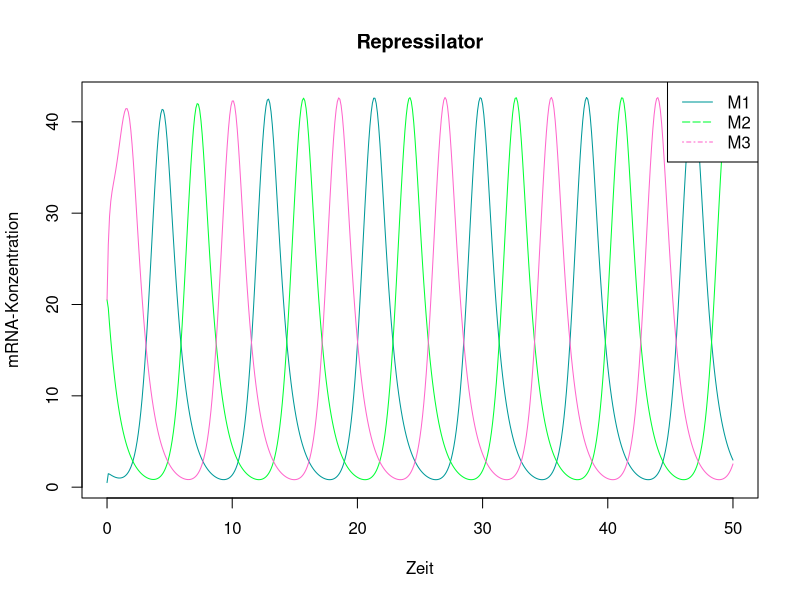
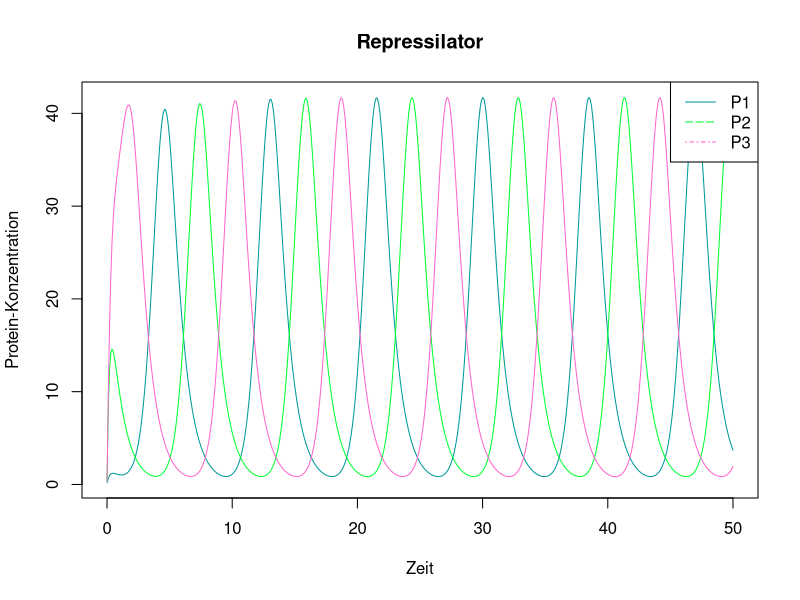
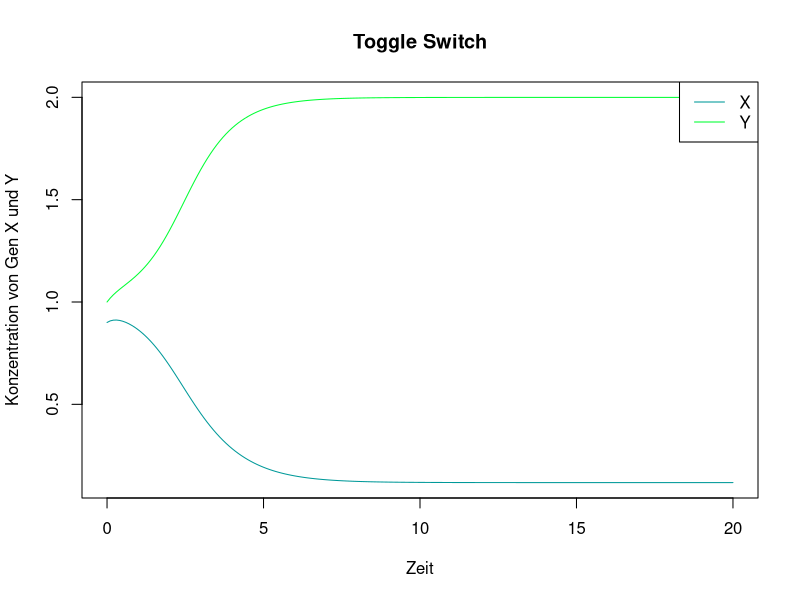
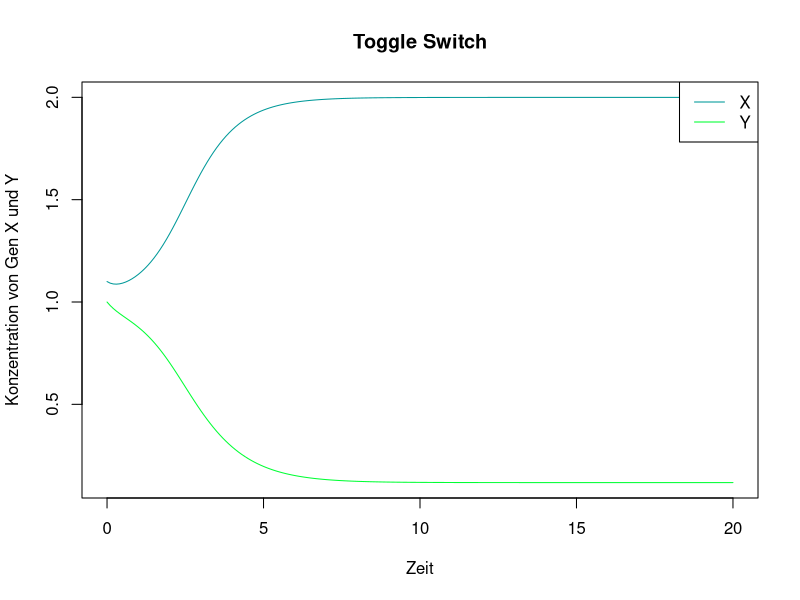

These charts were generated, in order, by the following R code:
library(deSolve)

# REPRESSILATOR
# Definiere Repressilatorfkt mit Konzentration von mRNA und Protein
repressilator <- function(time, state, parameters) {
  with(as.list(c(state, parameters)), {
    dM1 <- s * (-M1 + a/(1 + P2^m))
    dM2 <- s * (-M2 + a/(1 + P3^m))
    dM3 <- s * (-M3 + a/(1 + P1^m))
    dP1 <- s * (b * M1 - y * P1)
    dP2 <- s * (b * M2 - y * P2)
    dP3 <- s * (b * M3 - y * P3)
    return(list(c(dM1, dM2, dM3, dP1, dP2, dP3)))
  })}

# Setze Parameter in Repressilatorgleichungen ein
parameters <- c(a = 100, 
                m = 2, 
                b = 5, 
                y = 5, 
                s = 1)

# Startbedingungen
initial_state <- c(M1 = 0.5, 
                   M2 = 20.5, 
                   M3 = 20.5, 
                   P1 = 0.2, 
                   P2 = 0.45, 
                   P3 = 0.35)

# Zeitintervall
times <- seq(0, 50, by = 0.1)

################################################################################
# Löse gewöhnliche Differentialgleichung
output <- ode(y = initial_state, 
              times = times, 
              func = repressilator, 
              parms = parameters)

# Plot mRNA-Konzentration
matplot(x = output[, "time"], 
        y = output[, c("M1", "M2", "M3")], 
        type = "l", 
        lty = 1, 
        col = c("#009999", "#00FF33", "#FF66CC"), 
        xlab = "Zeit", 
        ylab = "mRNA-Konzentration", 
        main = "Repressilator")
legend("topright", 
       legend = c("M1", "M2", "M3"), 
       col = c("#009999", "#00FF33", "#FF66CC"), 
       lty = c(1, 5, 10))

# Plot Protein-Konzentration
matplot(x = output[, "time"], 
        y = output[, c("P1", "P2", "P3")], 
        type = "l", 
        lty = 1, 
        col = c("#009999", "#00FF33", "#FF66CC"),
        xlab = "Zeit", 
        ylab = "Protein-Konzentration", 
        main = "Repressilator")
legend("topright", 
       legend = c("P1", "P2", "P3"), 
       col = c("#009999", "#00FF33", "#FF66CC"), 
       lty = c(1, 5, 10))

################################################################################
 # TOGGLE SWITCH

 # Definiere Togglefkt
 toggleswitch <- function(time, state, parameters) {
   with(as.list(c(state, parameters)), {
     dX <- e/(1 + Y^n) - d * X
     dY <- e/(1 + X^n) - d * Y
     return(list(c(dX, dY)))
   })}

 # Setze Parameter in Toggle Switch-Gleichung ein
 parameters <- c(e = 2, 
                 n = 4, 
                 d = 1)

 # Startbedingungen
 initial_state_x <- c(X = 0.9, 
                      Y = 1)
 initial_state_y <- c(X = 1.1, 
                      Y = 1)

 # Zeitintervall
 times <- seq(0, 20, by = 0.1)

 # Löse gewöhnliche Differentialgleichung
 output_x <- ode(y = initial_state_x, 
                 times = times, 
                 func = toggleswitch, 
                 parms = parameters)
 output_y <- ode(y = initial_state_y, 
                 times = times, 
                 func = toggleswitch, 
                 parms = parameters)

 # Plot Konzentration von Gen X<Y
 matplot(x = output_x[, "time"],
         y = output_x[, c("X","Y")],
         type = "l",
         lty = 1,
         col = c("#009999","#00FF33"),
         xlab = "Zeit",
         ylab = "Konzentration von Gen X und Y",
         main = "Toggle Switch")
 legend("topright",
        legend = c("X", "Y"),
        col = c("#009999","#00FF33"),
        lty = c(1))

 # Plot Konzentration von Gen X>Y
 matplot(x = output_y[, "time"],
         y = output_y[, c("X","Y")],
         type = "l",
         lty = 1,
         col = c("#009999","#00FF33"),
         xlab = "Zeit",
         ylab = "Konzentration von Gen X und Y",
         main = "Toggle Switch")
 legend("topright",
        legend = c("X", "Y"),
        col = c("#009999","#00FF33"),
        lty = c(1))
 
